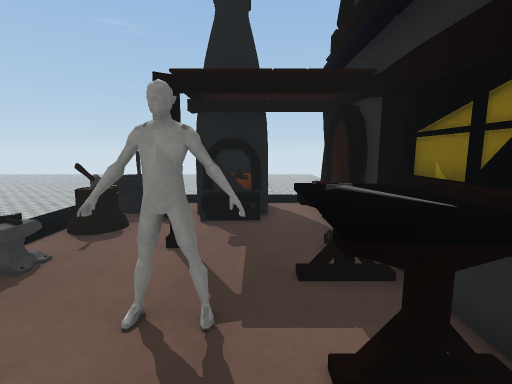
view 1 (above)

17 first-person views from a walk through a 3-D level made in the Unity game engine. The camera is 1.3 m above the floor, tilts 8° down and sees 85° across. The floor is counted in squares, 0.5 m on a side. Each view is taken from the middle of a square. On the plan, view 1 faces up. The plan holds only what a view shows up to about 19 squares ahead; the rest is blank. The place goes on beyond the plan. The player is left out. Surface patterns are stand-ins for the level's own textures.

view 2
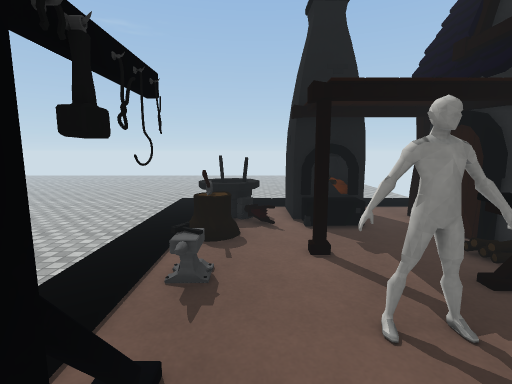

view 3
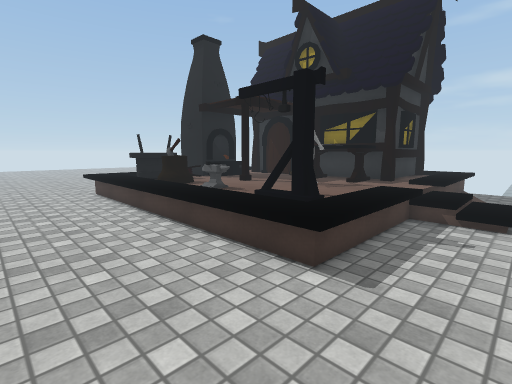

view 4
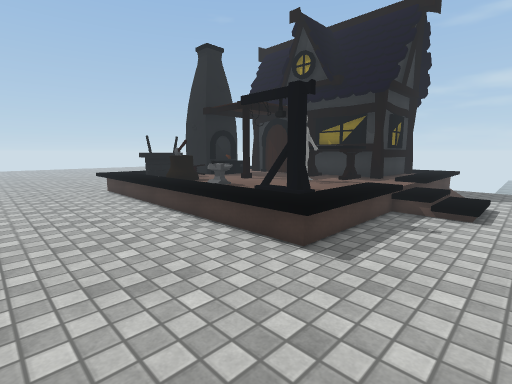

view 5
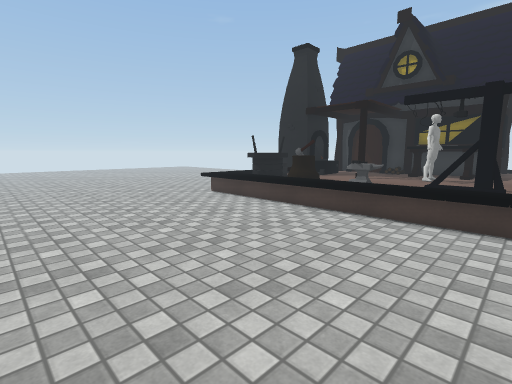

view 6
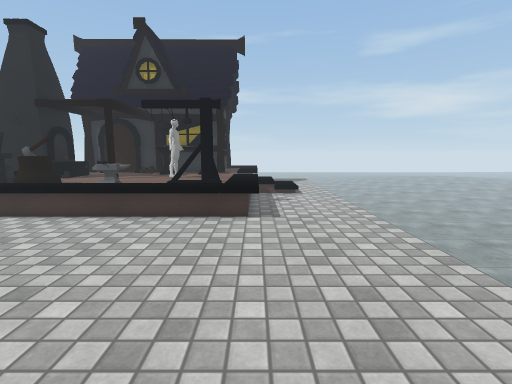

view 7
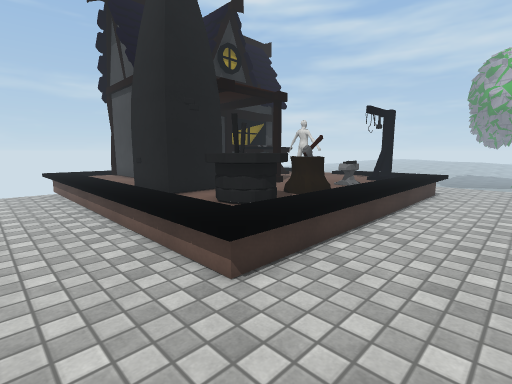

view 8
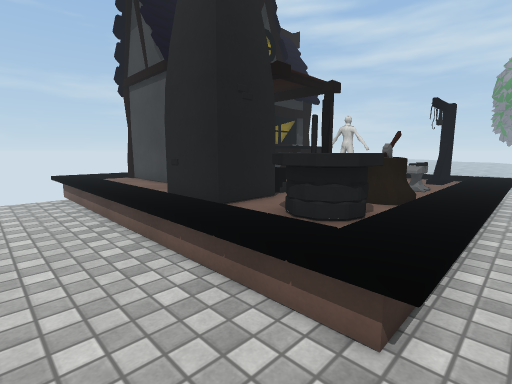

view 9
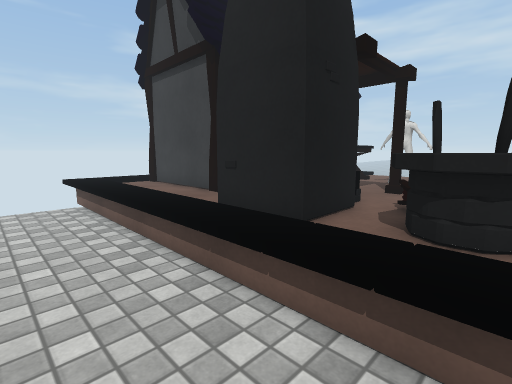

view 10
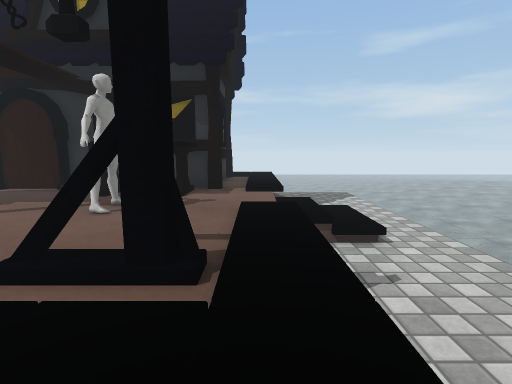

view 11
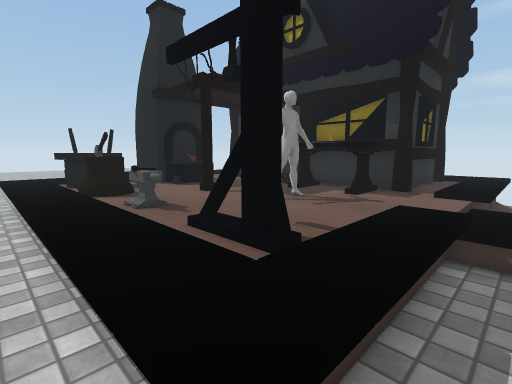

view 12
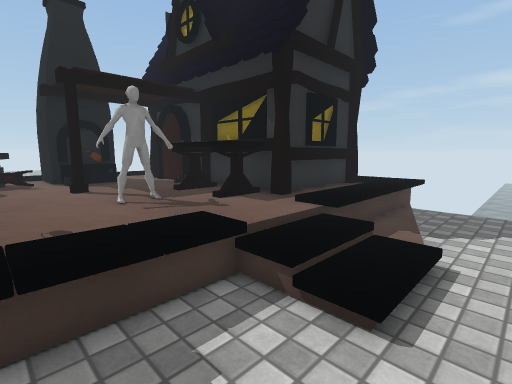

view 13
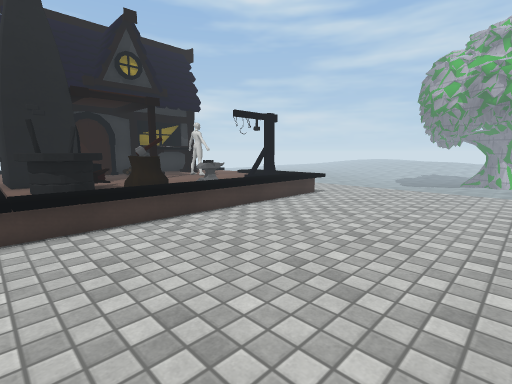

view 14
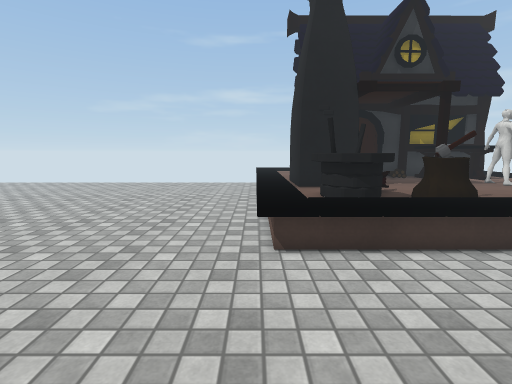

view 15
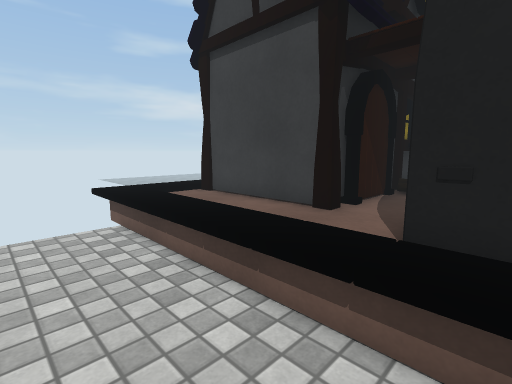

view 16
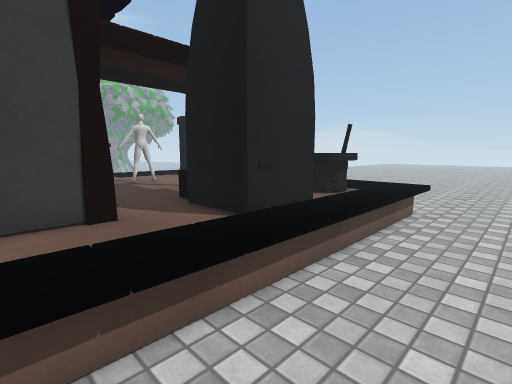

view 17
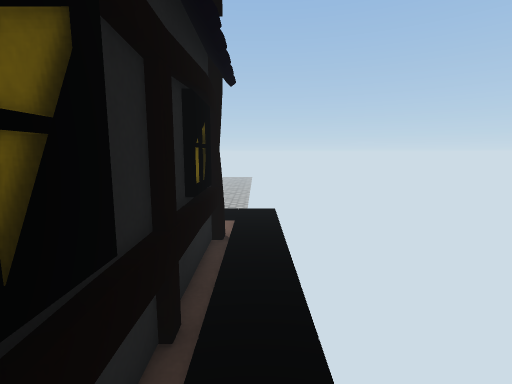

### Floor plan
Key: @ floor where view 1 was taken; # wall or solid block; . main floor; : floor 0.5 m higher than the main floor; / step, stairs or slope; = window, fence, low wall or low ledge; ^ raised ledge; v drop or lower ground; H house; A axe; S stump; W sword; T thing the floor can be seen under or through; O other object.
Columns run from 19 left of view 1 to 10 right of it. Each row starts with its distance up from view 1.
 19  ............................
 18 .............................
 17 .............................
 16  ..........=vvvvvvvvvvvvvvvvv
 15  ..........:::::::::::::::::::
 14  ..........::=^:#### :::::::::
 13 ...........:=^^^ ###=:::::::::
 12 ...........:=^^/ ###=:HHHHHHH:
 11 ...........::==/:#OO::#     #:
 10 ...........::AS:::::::#     #:
  9 ...........::AS:::::::#     #:
  8 ...........:::::::::: #     #:
  7 ...........::::::::::##     #
  6 ...........::O::::::#^#H    #
  5 ...........:::::::::OW#H   ##
  4 ...........:::#:=TT:^W#H    #
  3  ..........::##:::::^W#H    #:
  2  ..........::##:::::::#######
  1   .........::##:::::::=:::::=:
  0 . .........::::::::@::::::::::
 -1 . .........==vv===:::=======vv
 -2   ................//// ......
 -3   ................//// ......
 -4   ...........................
 -5   ...........................
 -6   ==========================v

Where each view was taken, in squares from view 1:
view 1: 0 up, 0 right, facing up
view 2: 0 up, 4 left, facing up
view 3: 4 down, 13 left, facing up-right
view 4: 5 down, 14 left, facing up-right
view 5: 0 up, 19 left, facing up-right
view 6: 1 down, 19 left, facing right
view 7: 19 up, 12 left, facing down-right
view 8: 19 up, 9 left, facing down-right
view 9: 19 up, 6 left, facing down-right
view 10: 0 up, 9 left, facing right
view 11: 2 down, 9 left, facing up-right
view 12: 5 down, 5 left, facing up-right
view 13: 15 up, 18 left, facing down-right
view 14: 16 up, 15 left, facing right
view 15: 19 up, 1 left, facing down-right
view 16: 19 up, 5 right, facing down-left
view 17: 3 up, 10 right, facing up
